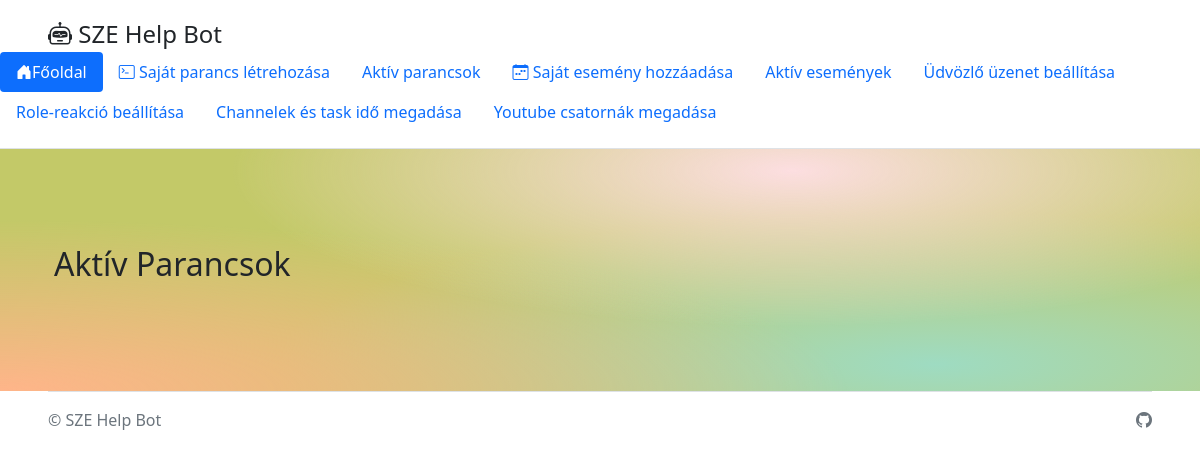
The page /aktiv-parancsok on the database as committed earlier.
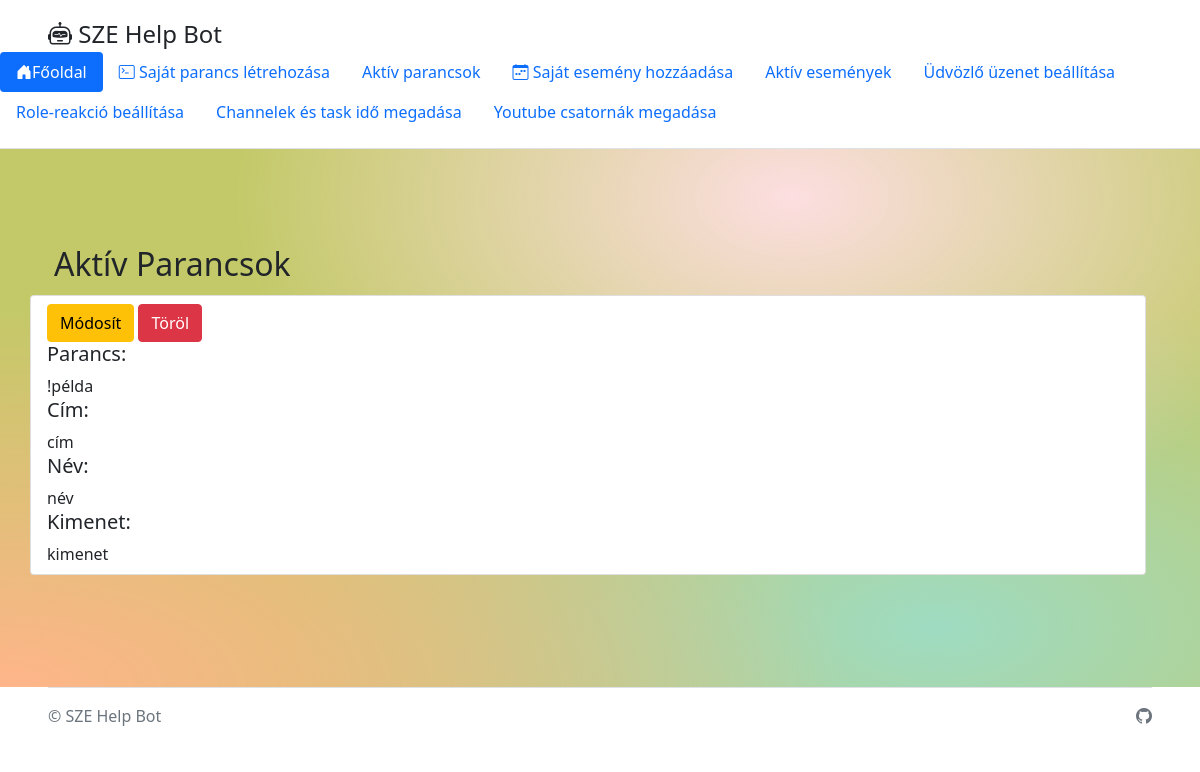
The same page on the database as committed later.
### run.py (models this page shows, shortened)
class Commands(db.Model):
    id = db.Column(db.Integer, primary_key=True)
    command = db.Column(db.String(30), nullable=False, unique=True)
    title = db.Column(db.String(30), nullable=False)
    name = db.Column(db.String(30), nullable=False)
    output = db.Column(db.String(300), nullable=False)
    date_created = db.Column(db.DateTime, default=datetime.now)

### run.py (the view)
@app.route("/aktiv-parancsok")
def commandlist():
    return render_template("commands.html", values=Commands.query.all())

### templates/commands.html (shortened to what this page needs)
{% extends "base.html" %}
{% block content %}
<div class="gradientbackground">
    <div class="container col-xxl-5 px-4 py-5">
        <div class="row flex-lg-row-reverse align-items-center g-5 py-5">
                <h2>Aktív Parancsok</h2>
				<ul class="list-group mt-1">
	 				{% for item in values %}
				  		<li class="list-group-item mb-3"><a href="/parancs-modositas/{{item.id}}" class="btn btn-warning c-#000">Módosít</a>
						<a href="/parancs-torles/{{item.id}}" class="btn btn-danger">Töröl</a>
						<h5>Parancs: </h5>{{ item.command }}
						<h5>Cím: </h5>{{ item.title }}
						<h5>Név: </h5>{{ item.name }}
						<h5>Kimenet: </h5>{{ item.output }}</li>
					{% endfor %}
				</ul>
        </div>
    </div>
</div>
{% endblock %}

Rows that differ between the two databases and show on the page:
added Commands: command "!példa", title "cím", name "név", output "kimenet"
